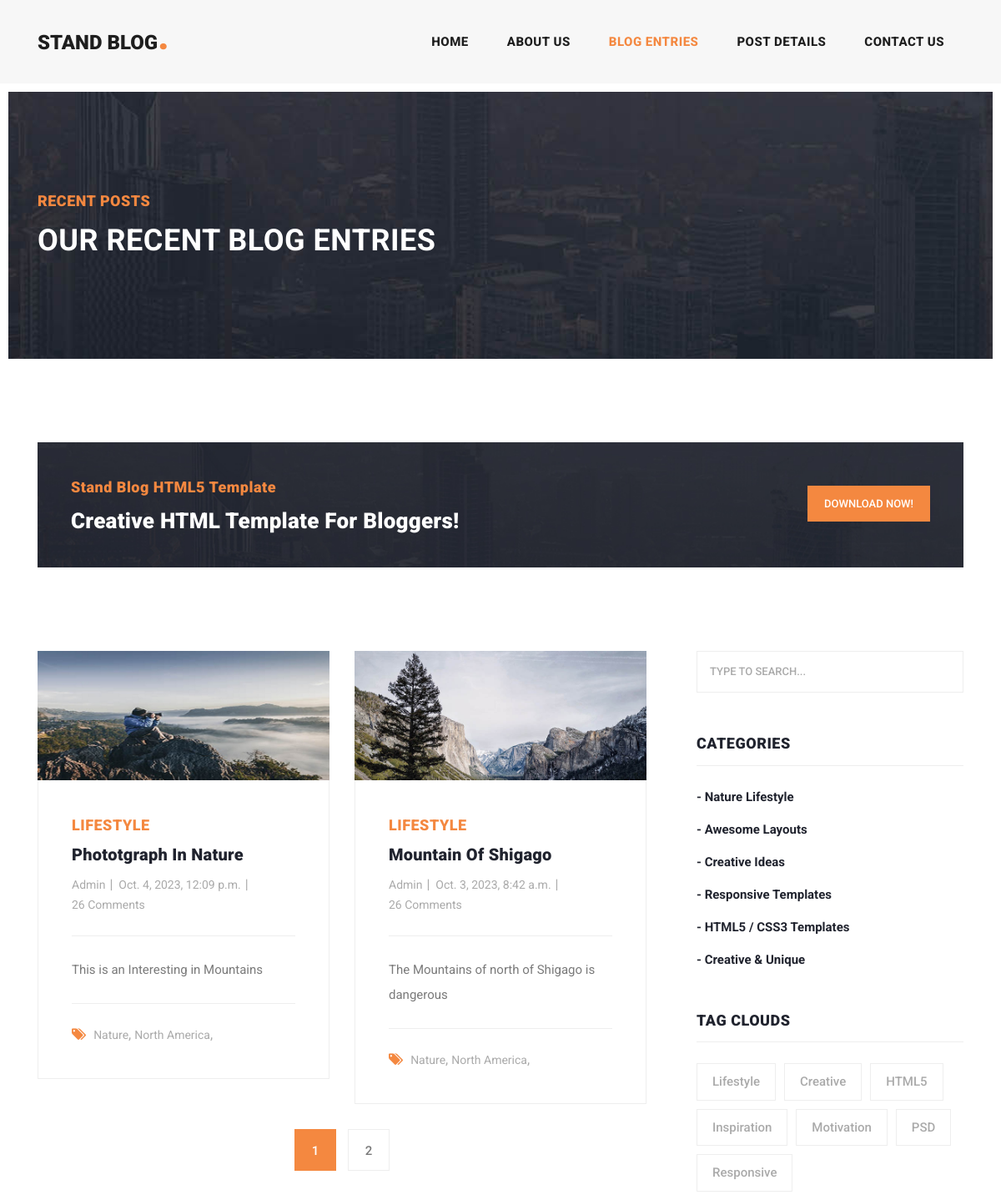
Screenshot of /blog/ with the database file from the repository.
### blog_app/models.py (models this page shows, shortened)
class PostModel(models.Model):
    title = models.CharField(max_length=80, verbose_name="title")
    image = models.ImageField(upload_to='images/posts', null=True, blank=True, verbose_name='image post (770*340px)')
    created_date = models.DateTimeField(auto_now_add=True, verbose_name="created date")
    short_description = models.CharField(max_length=200, verbose_name="short description")
    description = models.TextField(blank=True ,verbose_name="description")
    category = models.ManyToManyField(
        PostCategoryModel,
        related_name='post_categories',
        verbose_name='categories')
    slug = models.SlugField(default="", null=False, max_length=200, unique=True,
                            verbose_name='name in url')
    active = models.BooleanField(default=True)
    class Meta():
        verbose_name = "post"
        verbose_name_plural = "posts"

class PostCategoryModel(models.Model):
    title = models.CharField(max_length=300, db_index=True, verbose_name='title')
    url_title = models.CharField(max_length=300, db_index=True, verbose_name='name in url')
    active = models.BooleanField(default=True)
    class Meta:
        verbose_name = 'category'
        verbose_name_plural = 'categories'

### blog_app/views.py (the view)
# urls.py: path("", views.PostsView.as_view(), name="posts-page"),
class PostsView(ListView):
    template_name = "blog_app/posts_list.html"
    model = PostModel
    context_object_name = "posts"
    ordering = ["-created_date"]
    paginate_by = 2
    def get_context_data(self, **kwargs):
        context = super().get_context_data(**kwargs)
        context['url_page'] = 'blog'
        return context

### blog_app/templates/blog_app/posts_list.html (shortened to what this page needs)
{% extends 'shared/base.html' %}
{% block content %}
    <div class="heading-page header-text">
      <section class="page-heading">
        <div class="container">
          <div class="row">
            <div class="col-lg-12">
              <div class="text-content">
                <h4>Recent Posts</h4>
                <h2>Our Recent Blog Entries</h2>
              </div>
            </div>
          </div>
        </div>
      </section>
    </div>
    <section class="call-to-action">
      <div class="container">
        <div class="row">
          <div class="col-lg-12">
            <div class="main-content">
              <div class="row">
                <div class="col-lg-8">
                  <span>Stand Blog HTML5 Template</span>
                  <h4>Creative HTML Template For Bloggers!</h4>
                </div>
                <div class="col-lg-4">
                  <div class="main-button">
                    <a href="https://templatemo.com/tm-551-stand-blog" target="_parent">Download Now!</a>
                  </div>
                </div>
              </div>
            </div>
          </div>
        </div>
      </div>
    </section>
    <section class="blog-posts grid-system">
      <div class="container">
        <div class="row">
          <div class="col-lg-8">
            <div class="all-blog-posts">
              <div class="row">
                  {% for post in posts %}
                        {% include 'blog_app/includes/single_post.html' with post=post%}
                  {% endfor %}
                <div class="col-lg-12">
                  <ul class="page-numbers">
                        {% for pageNumber in paginator.page_range %}
                            <li class="{% if page_obj.number == pageNumber %} active {% endif %}">
                                <a href="?page={{ pageNumber }}">{{ pageNumber }}</a>
                            </li>
                        {% endfor %}
                  </ul>
                </div>
              </div>
            </div>
          </div>
          <div class="col-lg-4">
            <div class="sidebar">
              <div class="row">
                <div class="col-lg-12">
                  <div class="sidebar-item search">
                    <form id="search_form" name="gs" method="GET" action="#">
                      <input type="text" name="q" class="searchText" placeholder="type to search..." autocomplete="on">
                    </form>
                  </div>
                </div>
                <div class="col-lg-12">
                  <div class="sidebar-item categories">
                    <div class="sidebar-heading">
                      <h2>Categories</h2>
                    </div>
                    <div class="content">
                      <ul>
                        <li><a href="#">- Nature Lifestyle</a></li>
                        <li><a href="#">- Awesome Layouts</a></li>
                        <li><a href="#">- Creative Ideas</a></li>
                        <li><a href="#">- Responsive Templates</a></li>
                        <li><a href="#">- HTML5 / CSS3 Templates</a></li>
                        <li><a href="#">- Creative &amp; Unique</a></li>
                      </ul>
                    </div>
                  </div>
                </div>
                <div class="col-lg-12">
                  <div class="sidebar-item tags">
                    <div class="sidebar-heading">
                      <h2>Tag Clouds</h2>
                    </div>
                    <div class="content">
                      <ul>
                        <li><a href="#">Lifestyle</a></li>
                        <li><a href="#">Creative</a></li>
                        <li><a href="#">HTML5</a></li>
                        <li><a href="#">Inspiration</a></li>
                        <li><a href="#">Motivation</a></li>
                        <li><a href="#">PSD</a></li>
                        <li><a href="#">Responsive</a></li>
                      </ul>
                    </div>
                  </div>
                </div>
              </div>
            </div>
          </div>
        </div>
      </div>
    </section>
{% endblock %}

### blog_app/templates/blog_app/includes/single_post.html
<div class="col-lg-6">
  <div class="blog-post">
    <div class="blog-thumb">
      <img src="{{ post.image.url }}" alt="">
    </div>
    <div class="down-content">
      <span>Lifestyle</span>
      <a href="{% url 'detail-page' slug=post.slug %}"><h4>{{ post.title }}</h4></a>
      <ul class="post-info">
        <li><a href="#">Admin</a></li>
        <li><a href="#">{{ post.created_date }}</a></li>
        <li><a href="#">26 Comments</a></li>
      </ul>
      <p>{{ post.short_description }}</p>
      <div class="post-options">
        <div class="row">
          <div class="col-lg-12">
            <ul class="post-tags">
              <li><i class="fa fa-tags"></i></li>
              {% for tag in post.category.all %}
                  <li><a href="#">{{ tag.title }}</a>,</li>
              {% endfor %}
            </ul>
          </div>
        </div>
      </div>
    </div>
  </div>
</div>

### rows the page displays
PostModel: image (picture), title "Phototgraph In Nature", created_date "Oct. 4, 2023, 12:09 p.m.", short_description "This is an Interesting in Mountains"
PostCategoryModel: title "Nature"
PostCategoryModel: title "North America"
PostModel: image (picture), title "Mountain Of Shigago", created_date "Oct. 3, 2023, 8:42 a.m.", short_description "The Mountains of north of Shigago is dangerous"

### other values shown
{{ pageNumber }} "1" "2"
